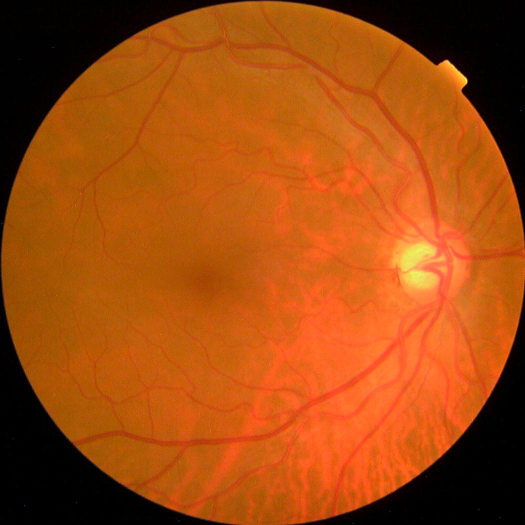
#> input picture Preprocessing/train_images/0a38b552372d.png, 1050 x 1050 px (shown at 1/2 size)
$ jupyter execute --allow-errors Preprocessing.ipynb   (shell and % lines are left out)   (older library calls are emulated)
#> lines starting #> are read from the running program, lines starting #| are printed output that depends on the picture
[cell 1]
import numpy as np
import matplotlib.pyplot as plt
import cv2
import pandas as pd
import matplotlib.image as mpimg
import pylab as pl

[cell 2]
image = cv2.imread('train_images/0a4e1a29ffff.png')   # 000c1434d8d7 0a4e1a29ffff 7b87b0015282

#> (a cell that did not finish here is left out)

#> (a cell that did not finish here is left out)

[cell 5]
import numpy as np
import cv2
import matplotlib.pyplot as plt
import sys

def build_filters():
    filters = []
    ksize = 31
    for theta in np.arange(0, np.pi, np.pi / 16):
        kern = cv2.getGaborKernel((ksize, ksize), 4.0, theta, 10.0, 0.5, 0, ktype=cv2.CV_32F)
        kern /= 1.5*kern.sum()
        filters.append(kern)
    return filters

def process(img, filters):
    accum = np.zeros_like(img)
    for kern in filters:
        fimg = cv2.filter2D(img, cv2.CV_8UC3, kern)
        np.maximum(accum, fimg, accum)
    return accum


img_fn = 'train_images/0a4e1a29ffff.png'  #000c1434d8d7 7b87b0015282 0c917c372572

img = cv2.imread(img_fn)
#> (the rest of this cell did not finish here and is left out)

#> (a cell that did not finish here is left out)

[cell 7]
#Intensity Thresholding ==> desnt work properly for now
import cv2
import matplotlib.pyplot as plt
import numpy as np

image = cv2.imread('train_images/0c917c372572.png')
#> (the rest of this cell did not finish here and is left out)

[cell 8]
#thresholding try 2
import cv2
import matplotlib.pyplot as plt
import numpy as np

max_value = 255
max_type = 4
max_binary_value = 255
trackbar_type = 'Type: \n 0: Binary \n 1: Binary Inverted \n 2: Truncate \n 3: To Zero \n 4: To Zero Inverted'
trackbar_value = 'Value'
window_name = 'Threshold Demo'

src = cv2.imread('train_images/0a38b552372d.png')    #3b73a3a4a734 0c917c372572 0a38b552372d 0a4e1a29ffff
#> src is the input picture: shape (1050, 1050, 3); mean B, G, R 14.7, 74.4, 160.3
#convert to gray
src_gray = cv2.cvtColor(src, cv2.COLOR_BGR2GRAY)
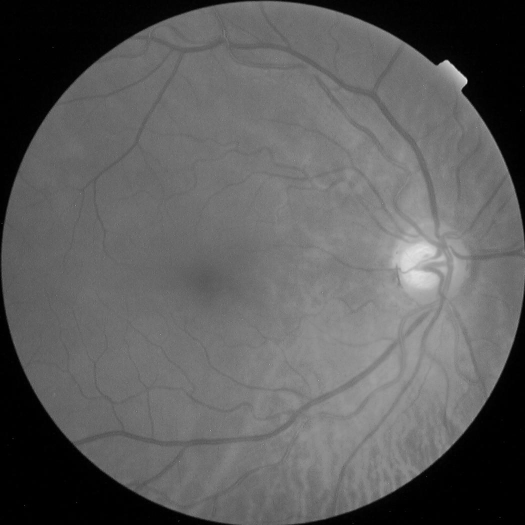
#> src_gray: shape (1050, 1050) (shown at 1/2 size); min 0, max 241, mean 93.3
# Create a window to display results
cv2.namedWindow(window_name)

def Threshold_Demo(val):
    #0: Binary
    #1: Binary Inverted
    #2: Threshold Truncated
    #3: Threshold to Zero
    #4: Threshold to Zero Inverted
    threshold_type = cv2.getTrackbarPos(trackbar_type, window_name)
    threshold_value = cv2.getTrackbarPos(trackbar_value, window_name)
    _, dst = cv2.threshold(src_gray, threshold_value, max_binary_value, threshold_type )
    dst = cv2.resize(dst, (800, 750))
    cv2.imshow(window_name, dst)

# Create Trackbar to choose type of Threshold
cv2.createTrackbar(trackbar_type, window_name , 3, max_type, Threshold_Demo)
# Create Trackbar to choose Threshold value
cv2.createTrackbar(trackbar_value, window_name , 0, max_value, Threshold_Demo)
#> slider 'Value' is set to 85

# Call the function to initialize
Threshold_Demo(0)
#> in Threshold_Demo, `dst = cv2.resize(dst, (800, 750))`:
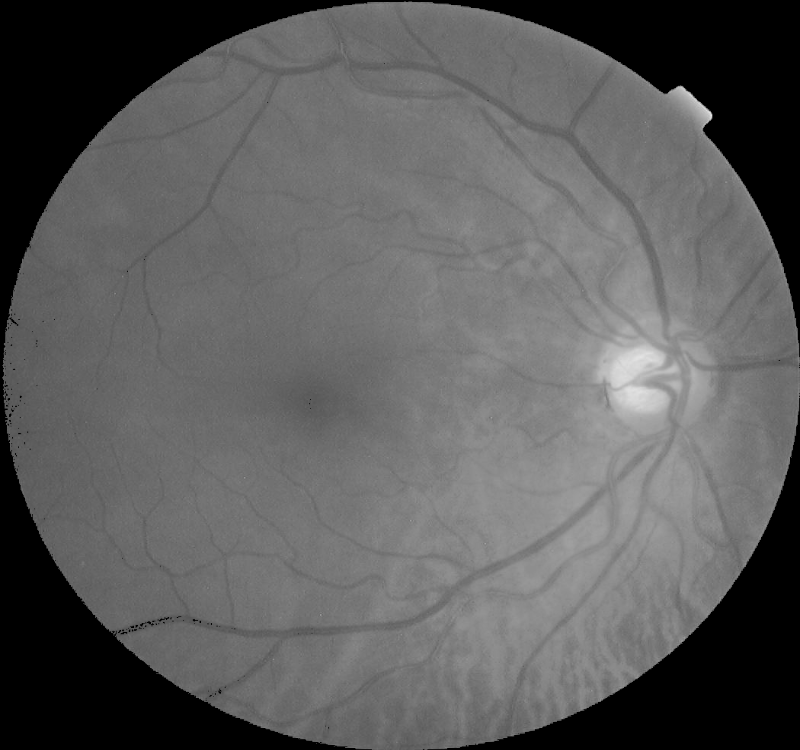
#> dst: shape (750, 800); min 0, max 229, mean 92.5
# Wait until user finishes program
cv2.waitKey(0)
cv2.destroyAllWindows()
for _ in range(0,10):
    cv2.waitKey(1)

#> (a cell that did not finish here is left out)

[cell 10]
import matplotlib.image as mpimg
#> (the rest of this cell did not finish here and is left out)

#> (a cell that did not finish here is left out)

#> (a cell that did not finish here is left out)

[cell 13]
from keras import backend as K
K.tensorflow_backend._get_available_gpus()
#> (this line was passed over: keras is not available in this run)

$ run again, with Preprocessing/train_images/dee31065f8fe.png copied over Preprocessing/train_images/0a38b552372d.png
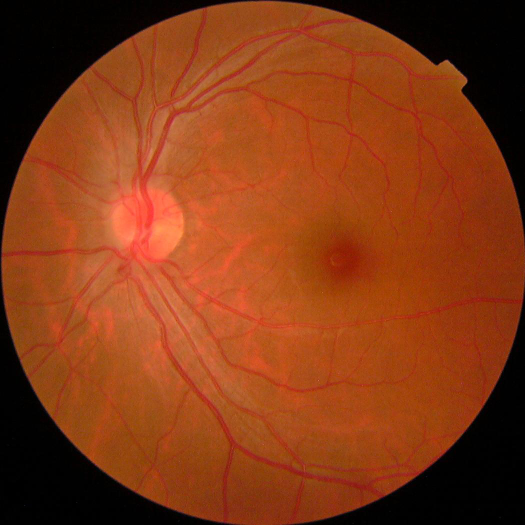
#> input picture Preprocessing/train_images/dee31065f8fe.png, 1050 x 1050 px (shown at 1/2 size)
#> src is the input picture: shape (1050, 1050, 3); mean B, G, R 21, 57.9, 132.7
#> `src_gray = cv2.cvtColor(src, cv2.COLOR_BGR2GRAY)`:
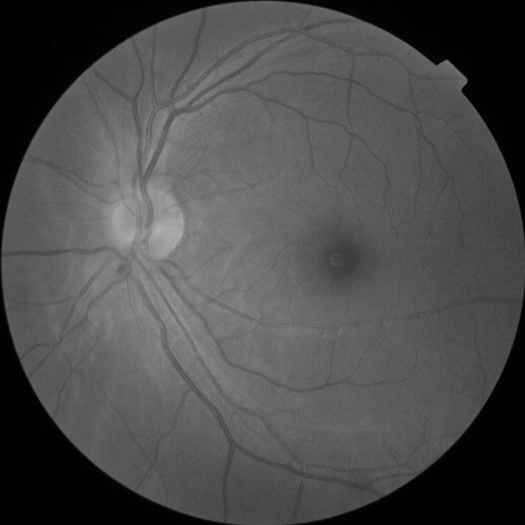
#> src_gray: shape (1050, 1050) (shown at 1/2 size); min 0, max 177, mean 76
#> in Threshold_Demo, `dst = cv2.resize(dst, (800, 750))`:
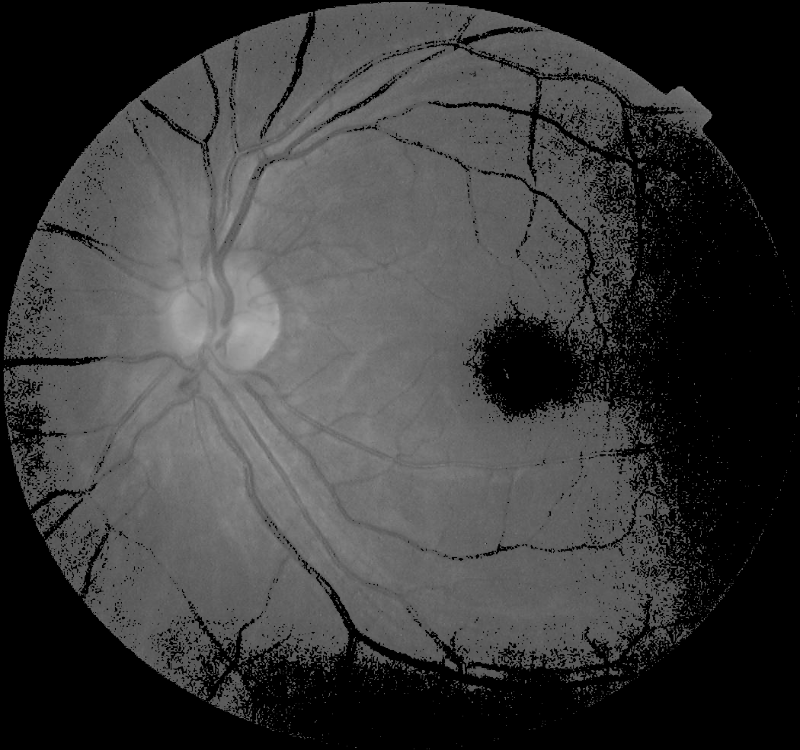
#> dst: shape (750, 800); min 0, max 176, mean 59.4

$ run again, with Preprocessing/train_images/dee687c6e88a.png copied over Preprocessing/train_images/0a38b552372d.png
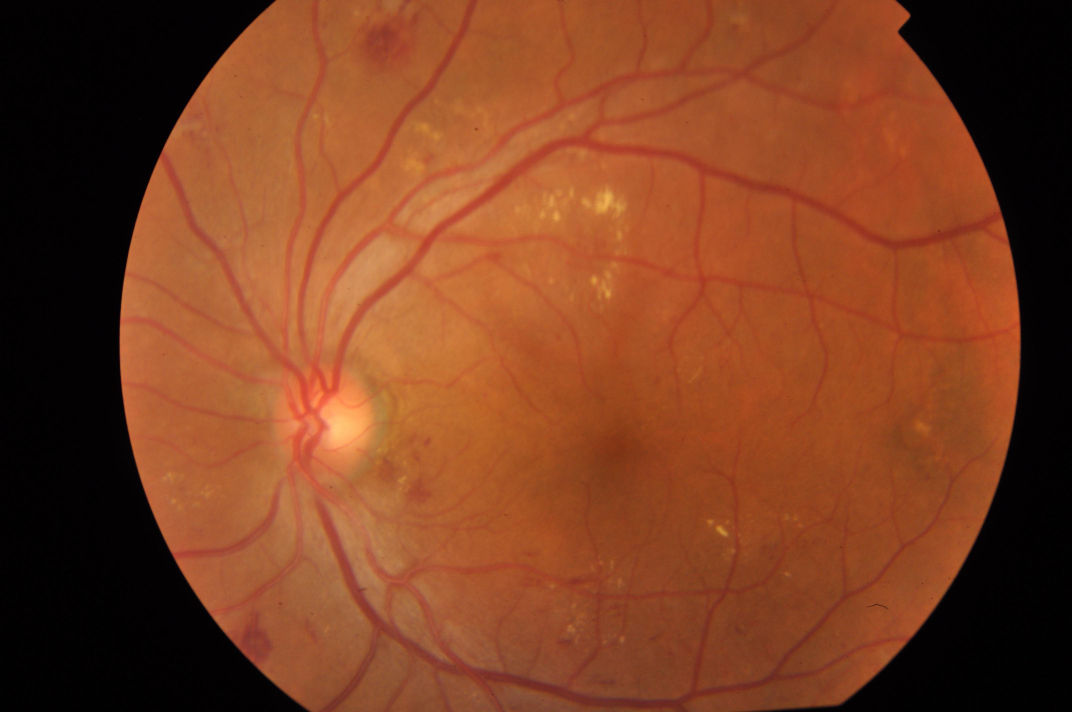
#> input picture Preprocessing/train_images/dee687c6e88a.png, 3216 x 2136 px (shown at 1/3 size)
#> src is the input picture: shape (2136, 3216, 3); mean B, G, R 34.1, 63.9, 125.3
#> `src_gray = cv2.cvtColor(src, cv2.COLOR_BGR2GRAY)`:
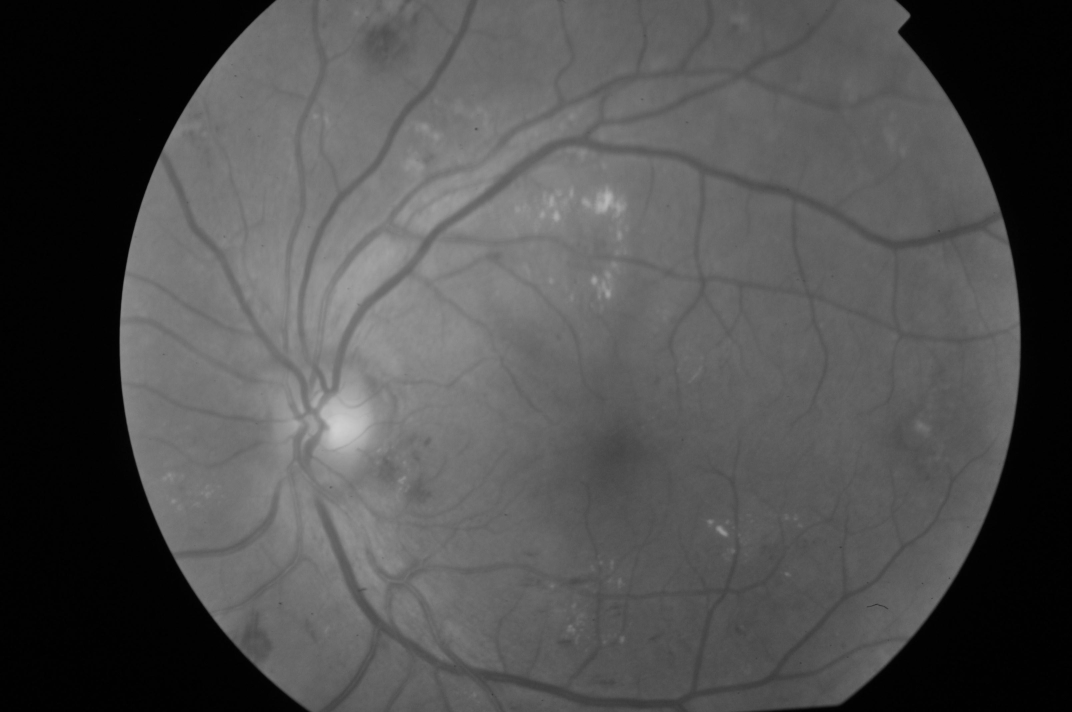
#> src_gray: shape (2136, 3216) (shown at 1/3 size); min 0, max 208, mean 79
#> in Threshold_Demo, `dst = cv2.resize(dst, (800, 750))`:
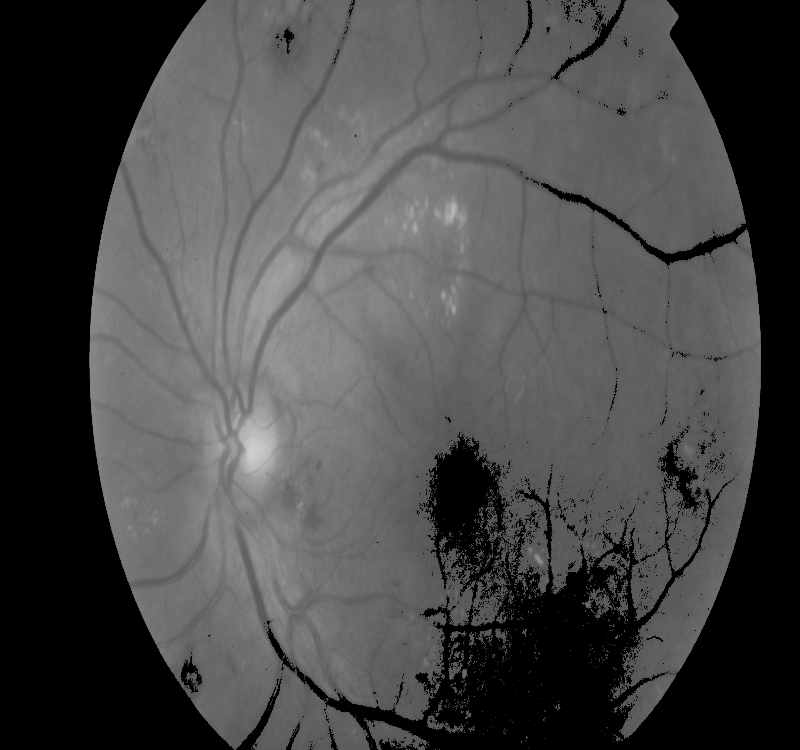
#> dst: shape (750, 800); min 0, max 207, mean 71.9
